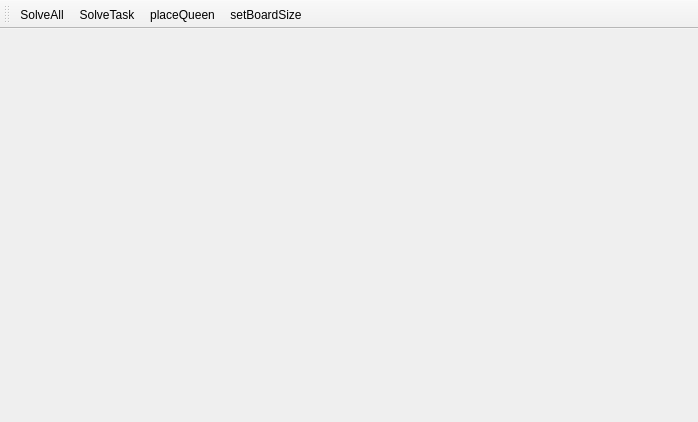
<?xml version="1.0" encoding="UTF-8"?>
<ui version="4.0">
 <class>MainWindow</class>
 <widget class="QMainWindow" name="MainWindow">
  <property name="geometry">
   <rect>
    <x>0</x>
    <y>0</y>
    <width>698</width>
    <height>422</height>
   </rect>
  </property>
  <property name="windowTitle">
   <string>MainWindow</string>
  </property>
  <widget class="QWidget" name="centralWidget"/>
  <widget class="QMenuBar" name="menuBar">
   <property name="geometry">
    <rect>
     <x>0</x>
     <y>0</y>
     <width>698</width>
     <height>21</height>
    </rect>
   </property>
  </widget>
  <widget class="QToolBar" name="mainToolBar">
   <attribute name="toolBarArea">
    <enum>TopToolBarArea</enum>
   </attribute>
   <attribute name="toolBarBreak">
    <bool>false</bool>
   </attribute>
   <addaction name="actionSolveAll"/>
   <addaction name="actionSolveTask"/>
   <addaction name="actionplaceQueen"/>
   <addaction name="actionsetBoardSize"/>
  </widget>
  <action name="actionSolveAll">
   <property name="text">
    <string>SolveAll</string>
   </property>
   <property name="toolTip">
    <string>SolveAll</string>
   </property>
  </action>
  <action name="actionSolveTask">
   <property name="text">
    <string>SolveTask</string>
   </property>
   <property name="toolTip">
    <string>SolveTask</string>
   </property>
  </action>
  <action name="actionplaceQueen">
   <property name="text">
    <string>placeQueen</string>
   </property>
  </action>
  <action name="actionsetBoardSize">
   <property name="text">
    <string>setBoardSize</string>
   </property>
   <property name="toolTip">
    <string>setBoardSize</string>
   </property>
  </action>
 </widget>
 <layoutdefault spacing="6" margin="11"/>
 <resources/>
 <connections/>
</ui>
